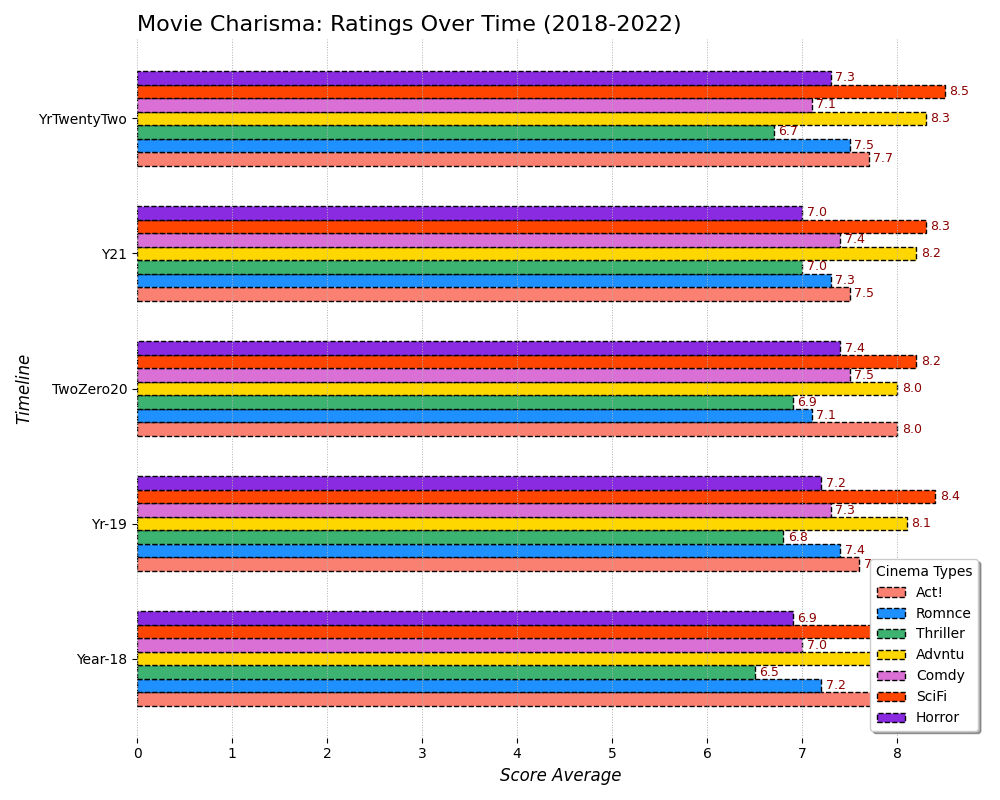

Write Python code to recreate this figure.
import matplotlib.pyplot as plt
import numpy as np

years = ["Year-18", "Yr-19", "TwoZero20", "Y21", "YrTwentyTwo"]
genres = ["Act!", "Romnce", "Thriller", "Advntu", "Comdy", "SciFi", "Horror"]

ratings_data = np.array([
    [7.8, 7.6, 8.0, 7.5, 7.7],
    [7.2, 7.4, 7.1, 7.3, 7.5],
    [6.5, 6.8, 6.9, 7.0, 6.7],
    [7.9, 8.1, 8.0, 8.2, 8.3],
    [7.0, 7.3, 7.5, 7.4, 7.1],
    [8.1, 8.4, 8.2, 8.3, 8.5],  # SciFi made-up data
    [6.9, 7.2, 7.4, 7.0, 7.3]   # Horror made-up data
])

fig, ax = plt.subplots(figsize=(10, 8))  # Increased height for clarity
bar_height = 0.1
y_pos = np.arange(len(years))

colors = ['#FA8072', '#1E90FF', '#3CB371', '#FFD700', '#DA70D6', '#FF4500', '#8A2BE2']

for i, genre in enumerate(genres):
    ax.barh(y_pos + i * bar_height, ratings_data[i], height=bar_height,
           color=colors[i], label=genre, linestyle='--', edgecolor='black')

plt.title('Movie Charisma: Ratings Over Time (2018-2022)', fontsize=16, loc='left')
plt.xlabel('Score Average', fontsize=12, style='italic')
plt.ylabel('Timeline', fontsize=12, style='italic')
plt.yticks(y_pos + bar_height * (len(genres) / 2 - 0.5), years)
plt.legend(title="Cinema Types", fontsize=10, loc='lower right', shadow=True)

ax.xaxis.grid(True, linestyle=':', linewidth=0.7)

for i, genre in enumerate(genres):
    for j in range(len(years)):
        ax.text(ratings_data[i][j] + 0.05, y_pos[j] + i * bar_height,
                f'{ratings_data[i][j]:.1f}', ha='left', va='center',
                fontsize=9, color='darkred')

fig.tight_layout()
ax.set_frame_on(False)
plt.show()
